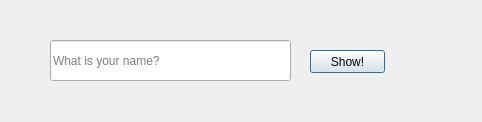
<?xml version="1.0" encoding="UTF-8"?>
<ui version="4.0">
 <class>mainDialog</class>
 <widget class="QDialog" name="mainDialog">
  <property name="geometry">
   <rect>
    <x>0</x>
    <y>0</y>
    <width>482</width>
    <height>122</height>
   </rect>
  </property>
  <property name="windowTitle">
   <string>Main Dialog</string>
  </property>
  <widget class="QLineEdit" name="nameEdit">
   <property name="geometry">
    <rect>
     <x>50</x>
     <y>40</y>
     <width>241</width>
     <height>41</height>
    </rect>
   </property>
   <property name="text">
    <string/>
   </property>
   <property name="placeholderText">
    <string>What is your name?</string>
   </property>
  </widget>
  <widget class="QPushButton" name="showButton">
   <property name="geometry">
    <rect>
     <x>310</x>
     <y>50</y>
     <width>75</width>
     <height>23</height>
    </rect>
   </property>
   <property name="text">
    <string>Show!</string>
   </property>
  </widget>
 </widget>
 <tabstops>
  <tabstop>showButton</tabstop>
  <tabstop>nameEdit</tabstop>
 </tabstops>
 <resources/>
 <connections/>
</ui>
